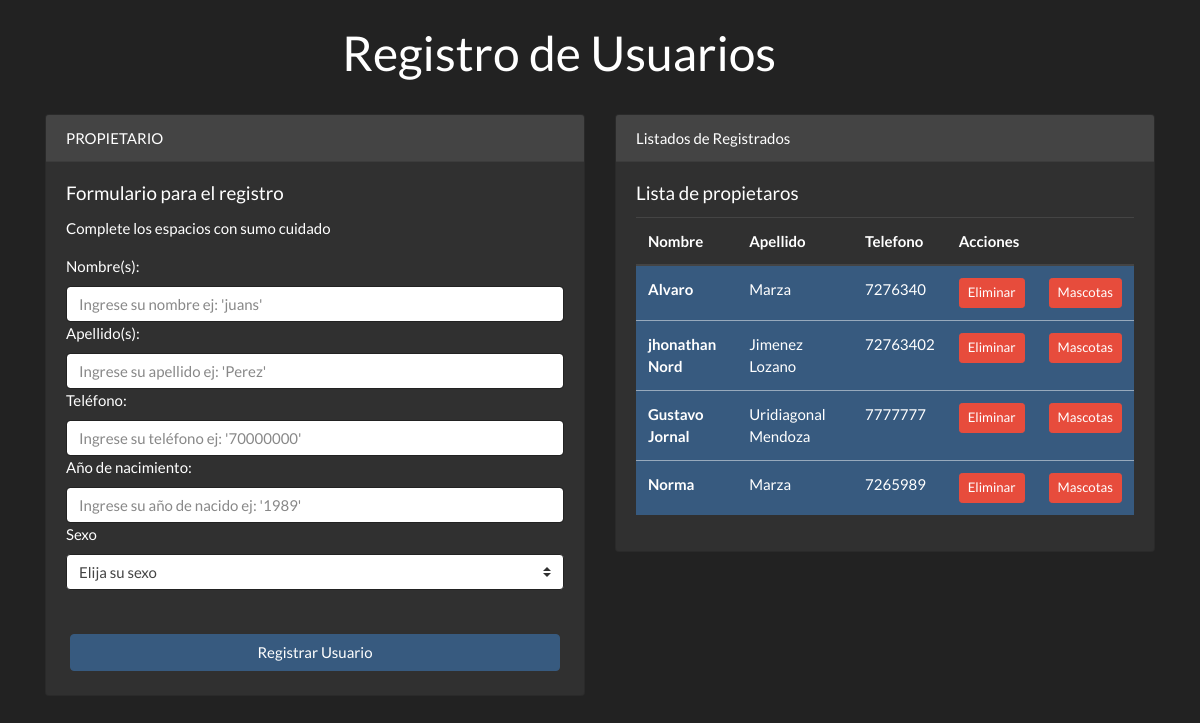
Before: / with the older database file.
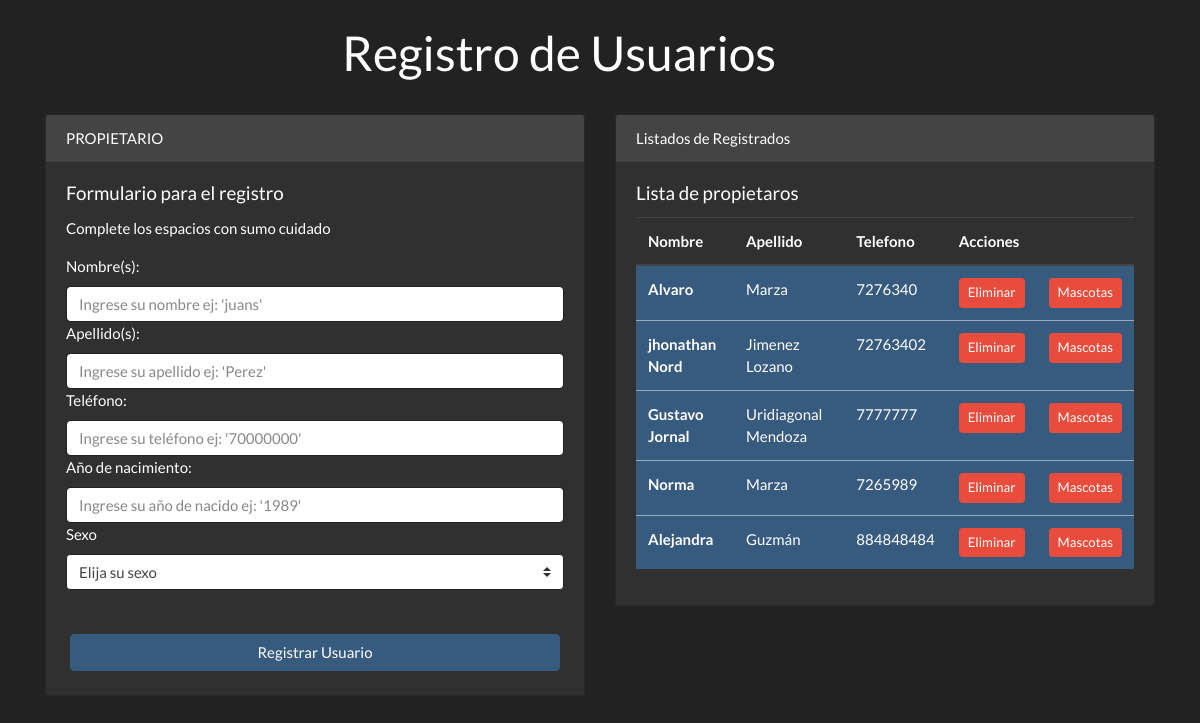
After: the same page with the newer database file.
### app.py (models this page shows)
class tbpropietario(db.Model):
    idpropietario = db.Column(db.Integer,primary_key=True)
    nombre = db.Column(db.String(50))
    apellido = db.Column(db.String(50))
    telefono = db.Column(db.Integer)
    anio = db.Column(db.Integer)
    sexo = db.Column(db.String(5))

### app.py (the view)
@app.route('/')
def principal():
    revisarUs = tbpropietario.query.all()
    return render_template('index.html',qryPropietarios=revisarUs)

### templates/index.html (shortened to what this page needs)
<!DOCTYPE html>
<html lang="en">
<head>
    <link rel="stylesheet" href="https://stackpath.bootstrapcdn.com/bootswatch/4.3.1/darkly/bootstrap.min.css">
    <link rel="stylesheet" href="{{ url_for('static',filename='estilos.css') }} ">
</head>
<body class="fondo">
    <header class="container">
       <div class="display-4 row justify-content-center p-4 cabecera">
           <div class="col-md-6">
               <h1>Registro de Usuarios</h1>
           </div>
       </div>
    </header>
    <div class="container">
        <form class="form-group" action="/crearprop" method="POST">
            <div class="row">
                <div class="col-sm-9 col-md-6">
                    <div class="card">
                        <div class="card-header">
                            PROPIETARIO
                        </div>
                        <div class="card-body">
                            <h5 class="card-title">Formulario para el registro</h5>
                            <p class="card-text">Complete los espacios con sumo cuidado</p>
                            <label for="nomb">Nombre(s): </label>
                            <input id="nomb" class="form-control" type="text" name="nomb" placeholder="Ingrese su nombre ej: 'juans'">
                            <label for="ape">Apellido(s): </label>
                            <input id="ape" class="form-control" type="text" name="ape" placeholder="Ingrese su apellido ej: 'Perez'">
                            <label for="telf">Teléfono: </label>
                            <input id="telf" class="form-control" type="text" name="telf" placeholder="Ingrese su teléfono ej: '70000000'">
                            <label for="anio">Año de nacimiento: </label>
                            <input id="anio" class="form-control" type="text" name="anio" placeholder="Ingrese su año de nacido ej: '1989'">
                            <label for="sxo">Sexo</label>
                            <select name="sxo" id="sxo" class="custom-select" >
                                <option selected="">Elija su sexo</option>
                            </select>
                        </div>
                        <button type="submit" class="btn btn-primary m-4" >Registrar Usuario</submit>
                    </div>
                </div>
                <div class="col-sm-9 col-md-6">
                    <div class="card bg-secundary">
                        <div class="card-header">
                                Listados de Registrados
                        </div>
                        <div class="card-body">
                            <h5 class="card-title">Lista de propietaros</h5>
                            <table class="table table-hover ">
                                <thead>
                                    <tr>
                                        <th scope="col">Nombre</th>
                                        <th scope="col">Apellido</th>
                                        <th scope="col">Telefono</th>
                                        <th scope="col">Acciones</th>
                                        <th scope="col"></th>
                                    </tr>
                                    <tbody>
                                        {%for user in qryPropietarios%}
                                        <tr class="table-primary">
                                            <th scope="row">{{user.nombre}}</th>
                                            <td>{{user.apellido}}</td>
                                            <td>{{user.telefono}}</td>
                                            <td>
                                                <a href="" class="btn btn-sm btn-danger">Eliminar</a>
                                            </td>
                                            <td>
                                                <a href="\mascotas\{{user.idpropietario}}" class="btn btn-sm btn-danger">Mascotas</a>
                                            </td>
                                        </tr>
                                        {%endfor%}
                                    </tbody>
                                </thead>
                            </table>
                        </div>
                    </div>
                </div>
            </div>
        </form>
    </div>
</body>
</html>

### static/estilos.css (style rules this page uses)
.cabecera { border-color: aquamarine; border:4px; }

Changed rows visible on the page:
added tbpropietario: nombre "Alejandra", apellido "Guzmán", telefono "884848484"
